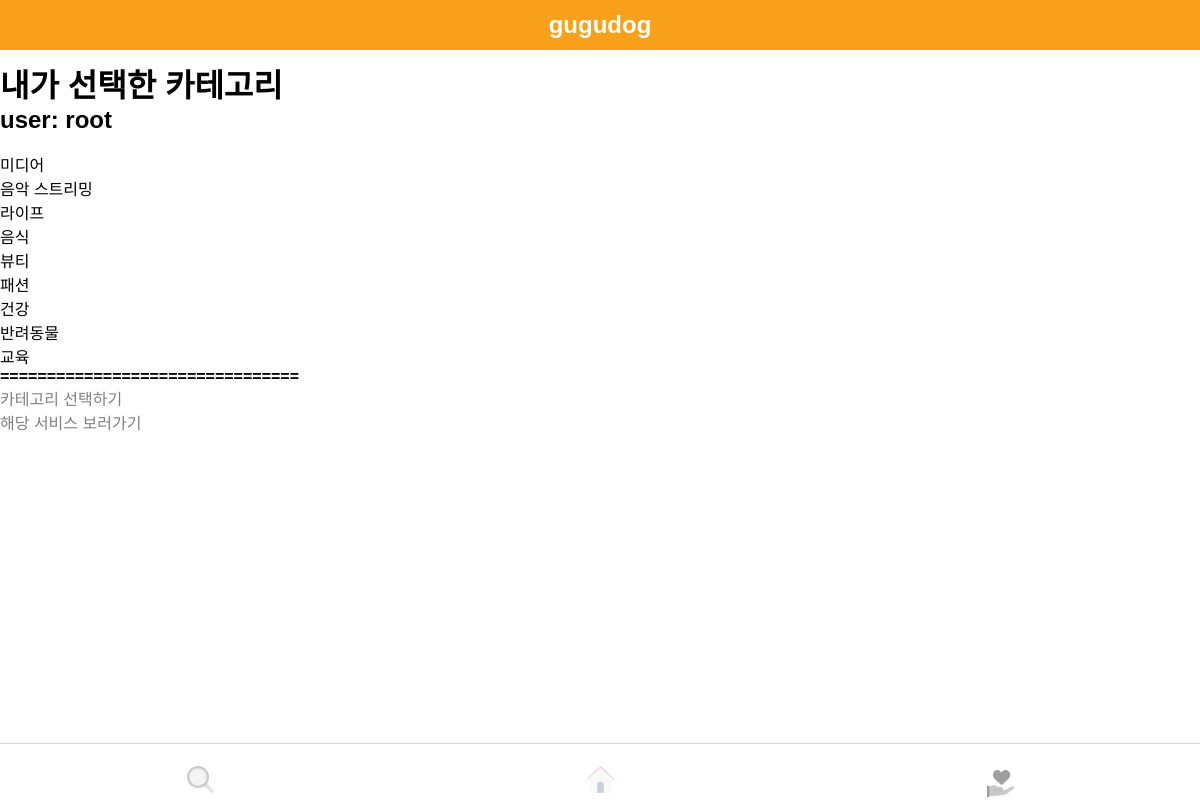
The page /test2/ (signed in) on the database as committed earlier.
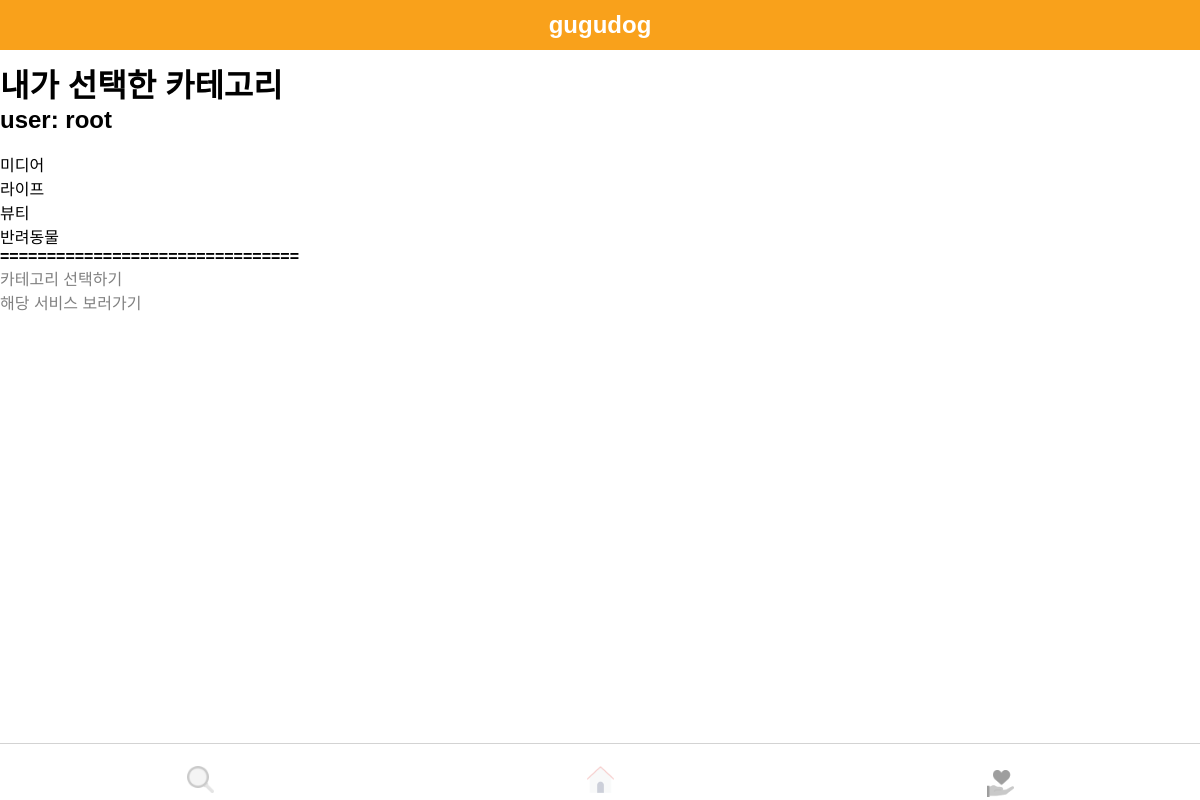
The same page on the database as committed later.
### gugudog/models.py (models this page shows, shortened)
class InterestService(models.Model):
    user = models.ForeignKey(
        settings.AUTH_USER_MODEL,
        on_delete=models.CASCADE
    )
    interest_cate = models.ForeignKey(
        Category,
        on_delete=models.CASCADE,
        null=True,
        blank=True,
    )

class Category(models.Model):
    name = models.CharField(max_length=50)
    eng_name = models.CharField(max_length=50, null=True, blank=True)

### gugudog/views.py (the view)
# urls.py: path('test2/', views.test2, name='test2'),
@login_required(login_url='signup')
def test2(request):
    interest_pk = request.POST.getlist('cate_checked')
    if request.method == 'POST':
        deleting = InterestService.objects.filter(user=request.user)
        deleting.delete()
        for pks in interest_pk:
            interest_add, created = InterestService.objects.get_or_create(
                user = request.user,
                interest_cate = Category.objects.get(pk=pks)
            )
            inter_qs = Interest.objects.filter(
                user = request.user
            )
            if inter_qs.exists():
                inter_cate = inter_qs[0]
                if inter_cate.interests.filter(interest_cate__pk=interest_add.interest_cate.pk).exists():
                    interest_add.save()
                else:
                    inter_cate.interests.add(interest_add)
            else:
                inter_cate = Interest.objects.create(user=request.user)
                inter_cate.interests.add(interest_add)
        interests = InterestService.objects.filter(user=request.user)
        return redirect('test2')
    else:
        interests = InterestService.objects.filter(user=request.user)
        context = {
            'interests':interests
        }
        return render(request, 'test2.html', context)

### gugudog/templates/test2.html (shortened to what this page needs)
{% load static %}
<!DOCTYPE html>
<html lang="en">
<head>
    <link rel="stylesheet" type="text/css" href="{% static 'namhome.css' %}?v=0.1" />
    <link rel="stylesheet" type="text/css" href="{% static 'test.css' %}?v=0.1" />
</head>
<body>
    <div class="banner top">
        <h2><a class="gugubanner" href="{% url 'home'%}">gugudog</a></h2>
    </div>
    <div class="blank"></div>
    <h1>내가 선택한 카테고리</h1>
    <h2>user: {{user}}</h2>
    <br>
    {% for i in interests %}
        {% if i %}
            {{ i.interest_cate.name }}<br>
        {% endif %}
    {% endfor %}
    <h4>================================</h4>
    <a href="{% url 'test' %}">카테고리 선택하기</a><br>
    <a href="{% url 'test3' %}">해당 서비스 보러가기</a>
    <div class="banner bottom">
        <a href="{% url 'service_all'%}"><img id="serviceall" src="{% static 'bottom_serviceall_gray.png' %}" /></a>
        <a href="{% url 'home'%}"><img id="home" src="{% static 'bottom_home.png' %}"/></a>
        <img id="mypage" src="{% static 'bottom_mypage_gray.png' %}" />
    </div>
</body>
</html>

Rows that differ between the two databases and show on the page:
removed InterestService: interest_cate.name "음악 스트리밍"
removed InterestService: interest_cate.name "음식"
removed InterestService: interest_cate.name "패션"
removed InterestService: interest_cate.name "건강"
removed InterestService: interest_cate.name "교육"
